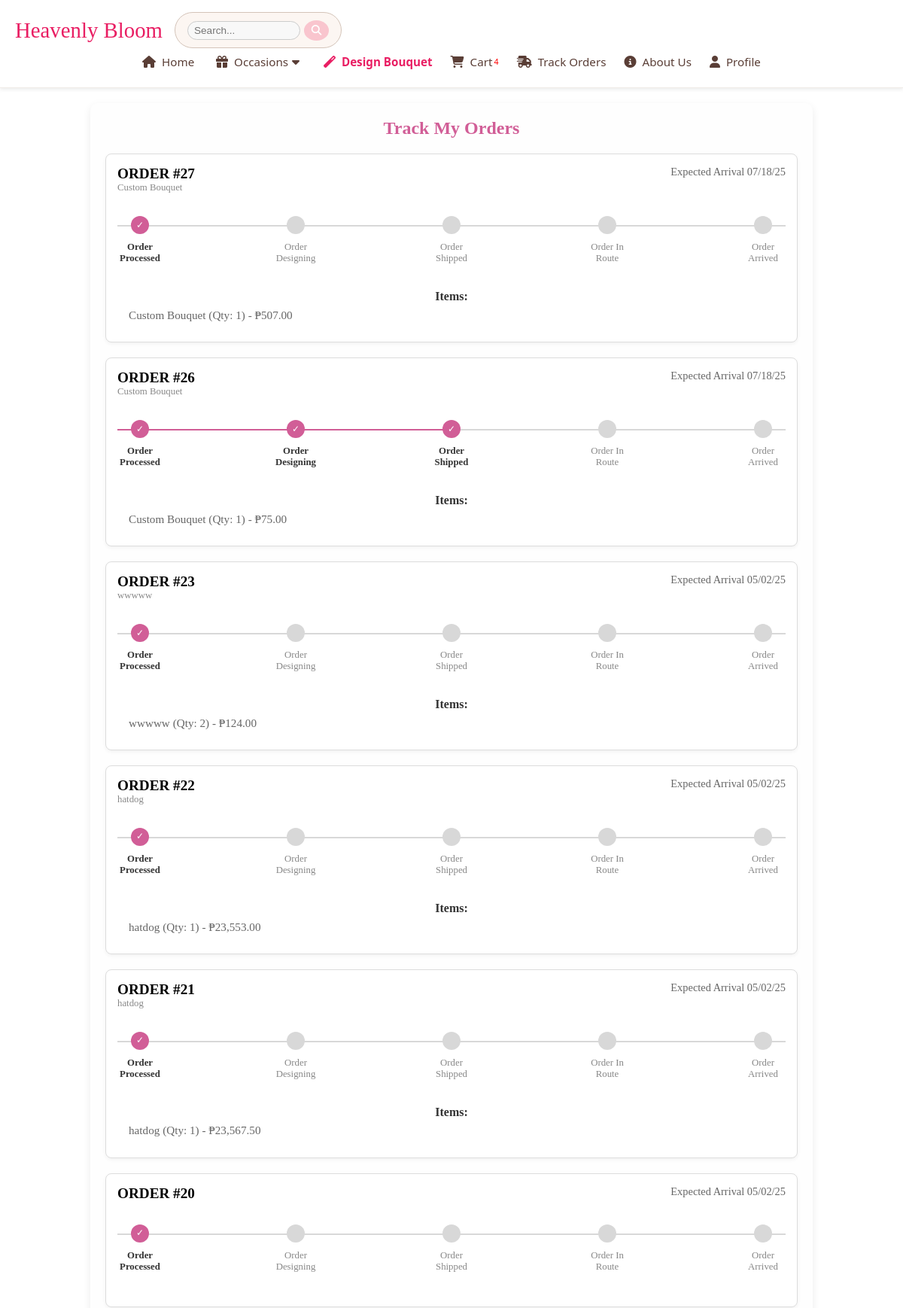
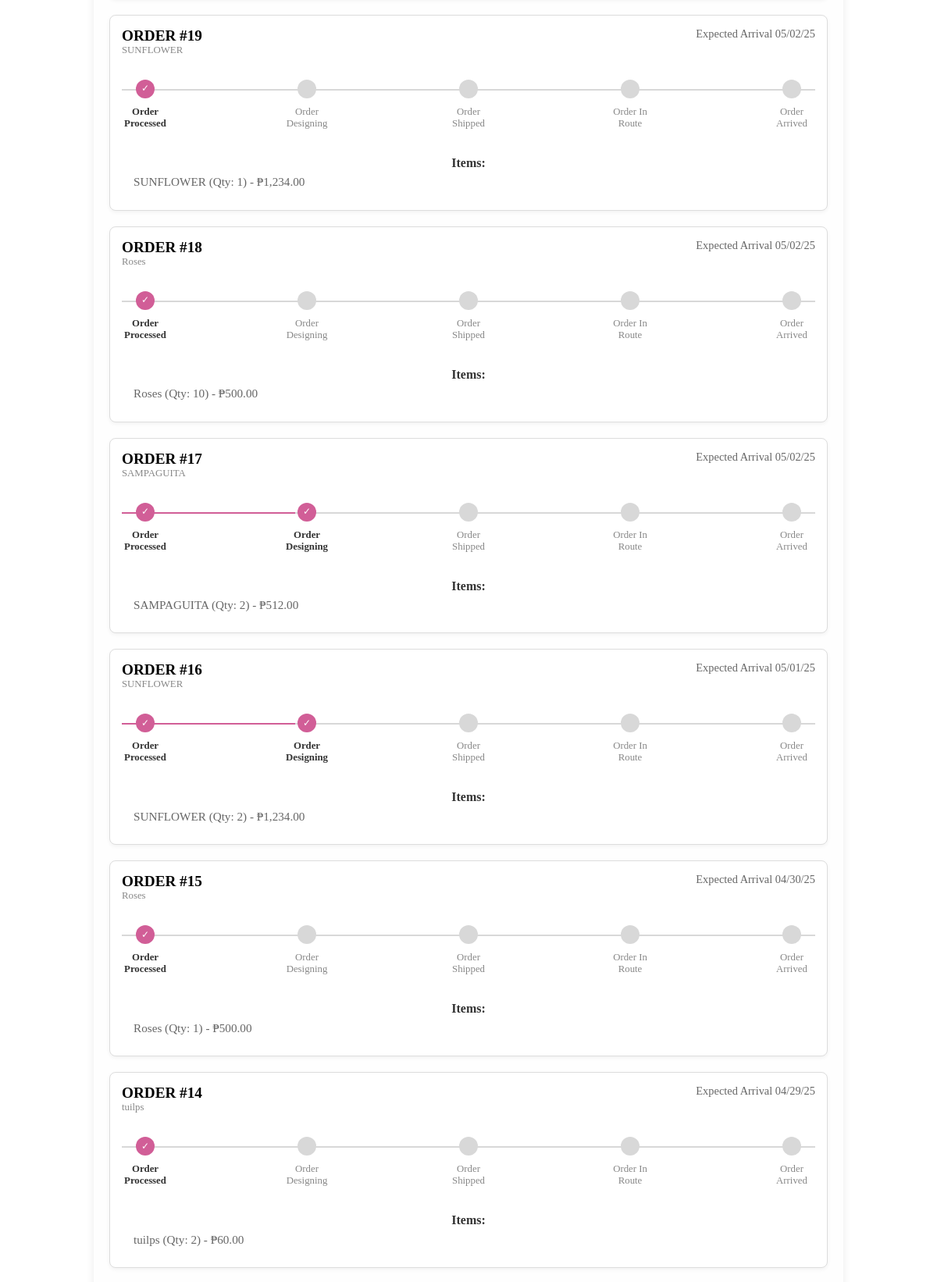
Page /trackorders.php (signed in, upper part) on the committed database (2 pictures, top to bottom).
### tables this page shows
CREATE TABLE `orders` (
  `order_id` int(11) NOT NULL,
  `customer_name` varchar(255) NOT NULL,
  `customer_address` text NOT NULL,
  `customer_email` varchar(255) NOT NULL,
  `customer_phone` varchar(20) NOT NULL,
  `order_message` text DEFAULT NULL,
  `proof_of_payment` varchar(255) DEFAULT NULL,
  `payment_method` varchar(50) DEFAULT NULL,
  `order_status` varchar(50) DEFAULT 'pending',
  `order_date` timestamp NOT NULL DEFAULT current_timestamp(),
  `product_id` int(11) NOT NULL,
  `quantity` int(11) NOT NULL DEFAULT 1,
  `total_amount` decimal(10,2) DEFAULT NULL,
  `product_name` varchar(255) NOT NULL,
  `price` decimal(10,2) DEFAULT NULL,
  `expected_delivery_date` date DEFAULT NULL,
  `delivery_service` varchar(100) DEFAULT NULL
);

CREATE TABLE `order_items` (
  `order_item_id` int(11) UNSIGNED NOT NULL,
  `order_id` int(11) NOT NULL,
  `product_id` int(11) NOT NULL,
  `product_name` varchar(255) NOT NULL,
  `price_per_item` decimal(10,2) NOT NULL,
  `quantity` int(11) UNSIGNED NOT NULL DEFAULT 1
);

### trackorders.php (the view, shortened to what this page needs)
<?php
include 'db_connection.php';
if (isset($_SESSION['email'])) {
    $customer_email = filter_var($_SESSION['email'], FILTER_SANITIZE_EMAIL);
} else {
    echo "No email found in session.";
    exit();
}
$stmt_orders = $conn->prepare("SELECT order_id, order_date, total_amount, order_status FROM orders WHERE customer_email = ? ORDER BY order_date DESC");
$stmt_orders->bind_param("s", $customer_email);
$stmt_orders->execute();
$result_orders = $stmt_orders->get_result();
$orders = $result_orders->fetch_all(MYSQLI_ASSOC);
$order_details = [];
foreach ($orders as $order) {
    $order_id = $order['order_id'];
    $stmt_items = $conn->prepare("SELECT product_name, quantity, price_per_item FROM order_items WHERE order_id = ?");
    $stmt_items->bind_param("i", $order_id);
    $stmt_items->execute();
    $result_items = $stmt_items->get_result();
    $items = $result_items->fetch_all(MYSQLI_ASSOC);
    $order_details[] = [
        'order' => $order,
        'items' => $items
    ];
}
?>
<!DOCTYPE html>
<html lang="en">
<head>
</head>
<body>
    <?php include 'navi.php'; ?>
    <div class="container">
        <h2>Track My Orders</h2>
        <?php if (empty($order_details)): ?>
            <p>You haven't placed any orders yet.</p>
        <?php else: ?>
            <?php foreach ($order_details as $order_detail): ?>
                <div class="order-container <?= ($order_detail['order']['order_status'] == 'declined') ? 'declined-order' : '' ?>" data-order-id="<?= htmlspecialchars($order_detail['order']['order_id']) ?>">
                    <div class="order-info">
                        <div>
                            <div class="order-number">ORDER #<?= htmlspecialchars($order_detail['order']['order_id']) ?></div>
                            <div class="order-product">
                                <?php if (!empty($order_detail['items']) && count($order_detail['items']) > 0): ?>
                                    <?= htmlspecialchars($order_detail['items'][0]['product_name']) ?>
                                <?php endif; ?>
                            </div>
                        </div>
                        <div class="order-expected">
                            <div>Expected Arrival <?= date("m/d/y", strtotime("+7 days", strtotime($order_detail['order']['order_date']))) ?></div>
                        </div>
                    </div>
                    <?php
                        $statuses = ['pending', 'approved', 'shipped', 'in_route', 'delivered'];
                        $statusLabels = ['Order Processed', 'Order Designing', 'Order Shipped', 'Order In Route', 'Order Arrived'];
                        $icons = ['✓', '✓', '✓', '✓', '✓'];
                        $currentStatus = $order_detail['order']['order_status'];
                        $currentIndex = 0;
                        if ($currentStatus == 'pending') $currentIndex = 0;
                        else if ($currentStatus == 'approved') $currentIndex = 1;
                        else if ($currentStatus == 'shipped') $currentIndex = 2;
                        else if ($currentStatus == 'delivered') $currentIndex = 4;
                        $progressWidth = ($currentIndex / (count($statuses) - 1)) * 100;
                    ?>
                    <div class="order-status-bar">
                        <div class="status-line-progress" style="width: <?= $progressWidth ?>%;"></div>
                        <?php for($i = 0; $i < count($statuses); $i++): ?>
                            <div class="status-item">
                                <div class="status-circle <?= ($i <= $currentIndex) ? 'active' : '' ?>">
                                    <?php if ($i <= $currentIndex): ?>
                                        <span class="status-icon"><?= $icons[$i] ?></span>
                                    <?php endif; ?>
                                </div>
                                <div class="status-text <?= ($i <= $currentIndex) ? 'active' : '' ?>">
                                    <?= $statusLabels[$i] ?>
                                </div>
                            </div>
                        <?php endfor; ?>
                    </div>
                    <div class="order-details">
                        <?php if (!empty($order_detail['items'])): ?>
                            <p><strong>Items:</strong></p>
                            <?php foreach ($order_detail['items'] as $item): ?>
                                <div class="order-item">
                                    <?= htmlspecialchars($item['product_name']) ?> (Qty: <?= htmlspecialchars($item['quantity']) ?>) - ₱<?= number_format($item['price_per_item'], 2) ?>
                                </div>
                            <?php endforeach; ?>
                        <?php endif; ?>
                    </div>
                </div>
            <?php endforeach; ?>
        <?php endif; ?>
    </div>
</body>
</html>

### trackorders.php (style rules this page uses)
.order-container { border: 1px solid #ddd; margin-bottom: 20px; padding: 15px; border-radius: 8px; background-color: #fff; box-shadow: 0 2px 5px rgba(0, 0, 0, 0.05); }
.order-status-bar { display: flex; justify-content: space-between; margin: 30px 0; position: relative; }
.status-item { display: flex; flex-direction: column; align-items: center; position: relative; z-index: 2; width: 60px; }
.status-circle { width: 24px; height: 24px; border-radius: 50%; background-color: #d8d8d8; margin-bottom: 10px; display: flex; justify-content: center; align-items: center; }
.status-circle.active { background-color: #d15e97; }
.status-line-progress { position: absolute; top: 12px; left: 0; height: 2px; background-color: #d15e97; z-index: 1; }
.status-text { font-size: 0.8em; text-align: center; color: #888; max-width: 80px; }
.status-text.active { color: #333; font-weight: bold; }
.status-icon { color: white; font-size: 12px; }
.order-info { display: flex; justify-content: space-between; margin-bottom: 10px; }
.order-number { font-weight: bold; font-size: 1.2em; }
.order-expected { text-align: right; color: #666; font-size: 0.9em; }
.order-product { color: #888; font-size: 0.8em; }
.order-details { margin-top: 15px; line-height: 1.6; }
.order-details strong { font-weight: bold; color: #333; }
.order-item { margin-bottom: 8px; padding-left: 15px; font-size: 0.95em; color: #666; }
.container { max-width: 960px; margin: 20px auto; padding: 20px; background-color: #fefefe; border-radius: 10px; box-shadow: 0 4px 12px rgba(0, 0, 0, 0.08); }
h2 { color: #d15e97; margin-bottom: 20px; text-align: center; }
p { color: #777; text-align: center; }

### navi.php (style rules this page uses)
* { margin: 0; padding: 0; box-sizing: border-box; }

### rows in the picture
orders: order_id "27", order_date "07/18/25", i "✓", i "Order Processed", order_status "pending" (drawn), i "Order Designing", i "Order Shipped", i "Order In Route", i "Order Arrived"
order_items: product_name "Custom Bouquet", quantity "1", price_per_item "507.00"
orders: order_id "26", order_date "07/18/25", i "✓", i "Order Processed", i "Order Designing", i "Order Shipped", order_status "shipped" (drawn), i "Order In Route", i "Order Arrived"
order_items: product_name "Custom Bouquet", quantity "1", price_per_item "75.00"
orders: order_id "23", order_date "05/02/25", i "✓", i "Order Processed", order_status "pending" (drawn), i "Order Designing", i "Order Shipped", i "Order In Route", i "Order Arrived"
order_items: product_name "wwwww"
order_items: product_name "wwwww", quantity "2", price_per_item "124.00"
orders: order_id "22", order_date "05/02/25", i "✓", i "Order Processed", order_status "pending" (drawn), i "Order Designing", i "Order Shipped", i "Order In Route", i "Order Arrived"
order_items: product_name "hatdog", quantity "1", price_per_item "23,553.00"
orders: order_id "21", order_date "05/02/25", i "✓", i "Order Processed", order_status "pending" (drawn), i "Order Designing", i "Order Shipped", i "Order In Route", i "Order Arrived"
order_items: product_name "hatdog", quantity "1", price_per_item "23,567.50"
orders: order_id "20", order_date "05/02/25", i "✓", i "Order Processed", order_status "pending" (drawn), i "Order Designing", i "Order Shipped", i "Order In Route", i "Order Arrived"
orders: order_id "19", order_date "05/02/25", i "✓", i "Order Processed", order_status "pending" (drawn), i "Order Designing", i "Order Shipped", i "Order In Route", i "Order Arrived"
order_items: product_name "SUNFLOWER", quantity "1", price_per_item "1,234.00"
orders: order_id "18", order_date "05/02/25", i "✓", i "Order Processed", i "Order Designing", i "Order Shipped", i "Order In Route", i "Order Arrived"
order_items: product_name "Roses", quantity "10", price_per_item "500.00"
orders: order_id "17", order_date "05/02/25", i "✓", i "Order Processed", i "Order Designing", order_status "approved" (drawn), i "Order Shipped", i "Order In Route", i "Order Arrived"
order_items: product_name "SAMPAGUITA", quantity "2", price_per_item "512.00"
orders: order_id "16", order_date "05/01/25", i "✓", i "Order Processed", i "Order Designing", order_status "approved" (drawn), i "Order Shipped", i "Order In Route", i "Order Arrived"
order_items: product_name "SUNFLOWER", quantity "2", price_per_item "1,234.00"
orders: order_id "15", order_date "04/30/25", i "✓", i "Order Processed", order_status "pending" (drawn), i "Order Designing", i "Order Shipped", i "Order In Route", i "Order Arrived"
order_items: product_name "Roses", quantity "1", price_per_item "500.00"
orders: order_id "14", order_date "04/29/25", i "✓", i "Order Processed", i "Order Designing", i "Order Shipped", i "Order In Route", i "Order Arrived"
order_items: product_name "tuilps", quantity "2", price_per_item "60.00"

### other values in the picture
$cartCount "4"
